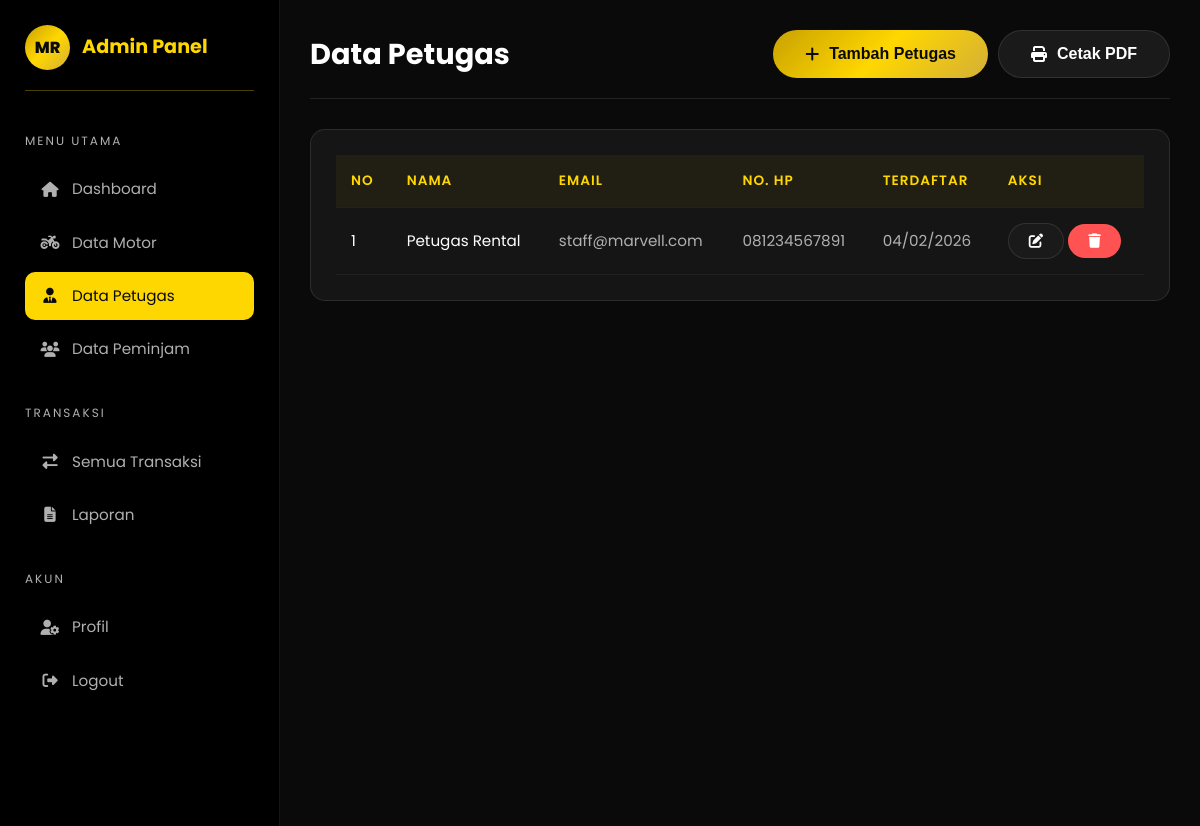
Screenshot of /admin/petugas.php (signed in) with the database file from the repository.
### tables this page shows
CREATE TABLE `users` (
  `id` int(11) NOT NULL,
  `nama` varchar(100) NOT NULL,
  `email` varchar(100) NOT NULL,
  `password` varchar(255) NOT NULL,
  `no_hp` varchar(20) DEFAULT NULL,
  `alamat` text DEFAULT NULL,
  `foto` varchar(255) DEFAULT NULL,
  `email_verified` tinyint(1) DEFAULT 0,
  `role` enum('admin','petugas','peminjam') NOT NULL DEFAULT 'peminjam',
  `created_at` timestamp NOT NULL DEFAULT current_timestamp(),
  `updated_at` timestamp NOT NULL DEFAULT current_timestamp() ON UPDATE current_timestamp()
);

### admin/petugas.php (the view, shortened to what this page needs)
<?php
require_once '../database/koneksi.php';
$petugas = $pdo->query("SELECT * FROM users WHERE role = 'petugas' ORDER BY id DESC")->fetchAll();
?>
<!DOCTYPE html>
<html lang="id">
<head>
    <link rel="stylesheet" href="https://cdnjs.cloudflare.com/ajax/libs/font-awesome/6.4.0/css/all.min.css">
    <link rel="stylesheet" href="../assets/css/style.css">
</head>
<body>
    <div class="dashboard">
        <aside class="sidebar">
            <div class="sidebar-brand">
                <div class="sidebar-logo">MR</div>
                <span class="sidebar-title">Admin Panel</span>
            </div>
            <div class="sidebar-menu">
                <p class="sidebar-menu-title">Menu Utama</p>
                <ul class="sidebar-nav">
                    <li><a href="index.php"><i class="fas fa-home"></i> Dashboard</a></li>
                    <li><a href="motor.php"><i class="fas fa-motorcycle"></i> Data Motor</a></li>
                    <li><a href="petugas.php" class="active"><i class="fas fa-user-tie"></i> Data Petugas</a></li>
                    <li><a href="peminjam.php"><i class="fas fa-users"></i> Data Peminjam</a></li>
                </ul>
            </div>
            <div class="sidebar-menu">
                <p class="sidebar-menu-title">Transaksi</p>
                <ul class="sidebar-nav">
                    <li><a href="transaksi.php"><i class="fas fa-exchange-alt"></i> Semua Transaksi</a></li>
                    <li><a href="laporan.php"><i class="fas fa-file-alt"></i> Laporan</a></li>
                </ul>
            </div>
            <div class="sidebar-menu">
                <p class="sidebar-menu-title">Akun</p>
                <ul class="sidebar-nav">
                    <li><a href="profil.php"><i class="fas fa-user-cog"></i> Profil</a></li>
                    <li><a href="../auth/logout.php"><i class="fas fa-sign-out-alt"></i> Logout</a></li>
                </ul>
            </div>
        </aside>
        <main class="main-content">
            <div class="dashboard-header">
                <h1 class="dashboard-title">Data Petugas</h1>
                <div style="display: flex; gap: 10px; margin-left: auto;">
                    <button class="btn btn-primary" data-modal="addModal">
                        <i class="fas fa-plus"></i> Tambah Petugas
                    </button>
                    <button class="btn btn-secondary" onclick="window.print()">
                        <i class="fas fa-print"></i> Cetak PDF
                    </button>
                </div>
            </div>
            <div class="table-container">
                <table class="table">
                    <thead>
                        <tr>
                            <th>No</th>
                            <th>Nama</th>
                            <th>Email</th>
                            <th>No. HP</th>
                            <th>Terdaftar</th>
                            <th>Aksi</th>
                        </tr>
                    </thead>
                    <tbody>
                        <?php if (count($petugas) > 0): ?>
                            <?php foreach ($petugas as $i => $p): ?>
                                <tr>
                                    <td style="color: var(--text-primary);">
                                        <?= $i + 1 ?>
                                    </td>
                                    <td style="color: var(--text-primary);">
                                        <?= htmlspecialchars($p['nama']) ?>
                                    </td>
                                    <td>
                                        <?= htmlspecialchars($p['email']) ?>
                                    </td>
                                    <td>
                                        <?= htmlspecialchars($p['no_hp'] ?: '-') ?>
                                    </td>
                                    <td>
                                        <?= date('d/m/Y', strtotime($p['created_at'])) ?>
                                    </td>
                                    <td>
                                        <button class="btn btn-sm btn-secondary"
                                            onclick="editPetugas(<?= htmlspecialchars(json_encode($p)) ?>)">
                                            <i class="fas fa-edit"></i>
                                        </button>
                                        <form method="POST" style="display: inline;"
                                            onsubmit="return confirm('Yakin ingin menghapus petugas ini?')">
                                            <button type="submit" class="btn btn-sm"
                                                style="background: var(--accent-red); color: #fff;">
                                                <i class="fas fa-trash"></i>
                                            </button>
                                        </form>
                                    </td>
                                </tr>
                            <?php endforeach; ?>
                        <?php else: ?>
                            <tr>
                                <td colspan="6" class="text-center">Belum ada data petugas</td>
                            </tr>
                        <?php endif; ?>
                    </tbody>
                </table>
            </div>
        </main>
    </div>
    <button class="mobile-menu-btn"><i class="fas fa-bars"></i></button>
</body>
</html>

### assets/css/style.css (style rules this page uses)
:root { --primary: #FFD700; --primary-dark: #C9A100; --primary-light: #FFE44D; --secondary: #D4AF37; --secondary-dark: #996515; --bg-dark: #0a0a0a; --bg-darker: #000000; --bg-light: #1a1a1a; --bg-card: #151515; --bg-gold: linear-gradient(135deg, #C9A100 0%, #FFD700 50%, #D4AF37 100%); --bg-hero: linear-gradient(180deg, #1a1a0a 0%, #2a2510 50%, #1a1505 100%); --text-primary: #FFFFFF; --text-secondary: #B0B0B0; --text-dark: #0a0a0a; --text-gold: #FFD700; --accent-green: #00C853; --accent-red: #FF5252; --accent-orange: #FF9800; --shadow-gold: 0 4px 20px rgba(255, 215, 0, 0.3); --shadow-dark: 0 4px 20px rgba(0, 0, 0, 0.5); --shadow-card: 0 8px 32px rgba(0, 0, 0, 0.4); --border-gold: 1px solid rgba(255, 215, 0, 0.3); --border-light: 1px solid rgba(255, 255, 255, 0.1); --font-main: 'Poppins', 'Segoe UI', sans-serif; --transition: all 0.3s ease; --transition-slow: all 0.5s ease; }
* { margin: 0; padding: 0; box-sizing: border-box; }
html { scroll-behavior: smooth; }
body { font-family: var(--font-main); background: var(--bg-dark); color: var(--text-primary); line-height: 1.6; overflow-x: hidden; }
a { text-decoration: none; color: inherit; transition: var(--transition); }
ul { list-style: none; }
.btn { display: inline-flex; align-items: center; justify-content: center; gap: 10px; padding: 14px 32px; border-radius: 50px; font-size: 1rem; font-weight: 600; cursor: pointer; border: none; transition: var(--transition); }
.btn-primary { background: var(--bg-gold); color: var(--text-dark); }
.btn-secondary { background: var(--bg-light); color: var(--text-primary); border: var(--border-light); }
.btn-sm { padding: 10px 20px; font-size: 0.9rem; }
.dashboard { display: flex; min-height: 100vh; }
.sidebar { width: 280px; background: var(--bg-darker); padding: 25px; position: fixed; top: 0; left: 0; bottom: 0; overflow-y: auto; border-right: 1px solid rgba(255, 215, 0, 0.1); z-index: 100; }
.sidebar-brand { display: flex; align-items: center; gap: 12px; margin-bottom: 40px; padding-bottom: 20px; border-bottom: var(--border-gold); }
.sidebar-logo { width: 45px; height: 45px; background: var(--bg-gold); border-radius: 50%; display: flex; align-items: center; justify-content: center; font-weight: 800; font-size: 16px; color: var(--text-dark); }
.sidebar-title { font-size: 1.2rem; font-weight: 700; color: var(--primary); }
.sidebar-menu { margin-bottom: 30px; }
.sidebar-menu-title { font-size: 0.75rem; text-transform: uppercase; letter-spacing: 2px; color: var(--text-secondary); margin-bottom: 15px; }
.sidebar-nav li { margin-bottom: 5px; }
.sidebar-nav a { display: flex; align-items: center; gap: 12px; padding: 12px 15px; border-radius: 10px; color: var(--text-secondary); font-size: 0.95rem; transition: var(--transition); }
.sidebar-nav a:hover, .sidebar-nav a.active { background: rgba(255, 215, 0, 0.1); color: var(--primary); }
.sidebar-nav a.active { background: var(--primary); color: var(--text-dark); }
.sidebar-nav a i { width: 20px; text-align: center; }
.main-content { flex: 1; margin-left: 280px; padding: 30px; background: var(--bg-dark); min-height: 100vh; }
.dashboard-header { display: flex; align-items: center; justify-content: space-between; margin-bottom: 30px; padding-bottom: 20px; border-bottom: var(--border-light); }
.dashboard-title { font-size: 1.8rem; font-weight: 700; }
.table-container { background: var(--bg-card); border-radius: 15px; padding: 25px; border: var(--border-light); overflow-x: auto; }
.table { width: 100%; border-collapse: collapse; }
.table th, .table td { padding: 15px; text-align: left; border-bottom: 1px solid rgba(255, 255, 255, 0.05); }
.table th { background: rgba(255, 215, 0, 0.05); font-weight: 600; font-size: 0.85rem; text-transform: uppercase; letter-spacing: 1px; color: var(--primary); }
.table td { font-size: 0.95rem; color: var(--text-secondary); }

### rows the page displays
users: nama "Petugas Rental", email "staff@marvell.com", no_hp "081234567891", created_at "04/02/2026"
